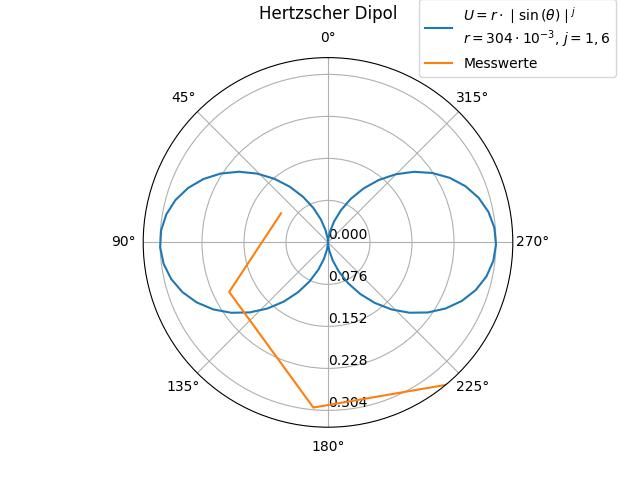

Reproduce this figure in Python.
import matplotlib.pyplot as plt
import numpy as np
import pandas as pd

def Voltage(func):
    def wrapper(*args, **kwargs):
        return func(*args, **kwargs)

    return wrapper

@Voltage
def U(x, r, j):
    return r*(abs(np.sin(x))**j)

def get_r_ticks(r):
    return np.linspace(min(r), max(r), num=5)

theta = np.arange(0, 2*np.pi, 0.1)
r_dist = 304e-3 
j = 1.6
r = U(theta, r_dist, j) 

data_file = pd.read_csv('data.csv', delimiter=',', dtype=float)
_U:list[float] = data_file['U'] 
_Theta:list[float] = data_file['theta']


fig, ax = plt.subplots(subplot_kw={'projection': 'polar'})
ax.plot(theta, r, label=r'$U=r\cdot\mid\sin\left(\theta\right)\mid^j$''\n''$r=304\cdot10^{-3}$, $j=1,6$')
ax.plot(_Theta, _U, label='Messwerte')
ax.set_rmax((max(r)*1.1))
ax.set_rticks(get_r_ticks(r))
ax.set_rlabel_position(180)
ax.set_theta_zero_location('N')
ax.grid(True)

ax.set_title('Hertzscher Dipol', va='bottom')
ax.legend(loc='lower left', bbox_to_anchor=(.75 + np.cos(29.8)/2, .73 + np.sin(-60.1)/2))

plt.savefig('Hertzscher_Dipol.jpg')

plt.show()
